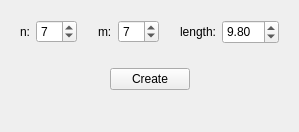
              <widget class="QWidget" name="page_17">
               <property name="geometry">
                <rect>
                 <x>0</x>
                 <y>0</y>
                 <width>299</width>
                 <height>132</height>
                </rect>
               </property>
               <attribute name="label">
                <string>Graphene</string>
               </attribute>
               <layout class="QVBoxLayout" name="verticalLayout_52">
                <item>
                 <widget class="QFrame" name="frame_81">
                  <property name="frameShape">
                   <enum>QFrame::NoFrame</enum>
                  </property>
                  <property name="frameShadow">
                   <enum>QFrame::Raised</enum>
                  </property>
                  <layout class="QHBoxLayout" name="horizontalLayout_76">
                   <item>
                    <widget class="QLabel" name="label_75">
                     <property name="text">
                      <string>n:</string>
                     </property>
                    </widget>
                   </item>
                   <item>
                    <widget class="QSpinBox" name="FormActionsPreLineGraphene_n">
                     <property name="value">
                      <number>7</number>
                     </property>
                    </widget>
                   </item>
                   <item>
                    <spacer name="horizontalSpacer_39">
                     <property name="orientation">
                      <enum>Qt::Horizontal</enum>
                     </property>
                     <property name="sizeHint" stdset="0">
                      <size>
                       <width>40</width>
                       <height>20</height>
                      </size>
                     </property>
                    </spacer>
                   </item>
                   <item>
                    <widget class="QLabel" name="label_76">
                     <property name="text">
                      <string>m:</string>
                     </property>
                    </widget>
                   </item>
                   <item>
                    <widget class="QSpinBox" name="FormActionsPreLineGraphene_m">
                     <property name="value">
                      <number>7</number>
                     </property>
                    </widget>
                   </item>
                   <item>
                    <spacer name="horizontalSpacer_40">
                     <property name="orientation">
                      <enum>Qt::Horizontal</enum>
                     </property>
                     <property name="sizeHint" stdset="0">
                      <size>
                       <width>40</width>
                       <height>20</height>
                      </size>
                     </property>
                    </spacer>
                   </item>
                   <item>
                    <widget class="QLabel" name="label_77">
                     <property name="text">
                      <string>length:</string>
                     </property>
                    </widget>
                   </item>
                   <item>
                    <widget class="QDoubleSpinBox" name="FormActionsPreLineGraphene_len">
                     <property name="minimumSize">
                      <size>
                       <width>0</width>
                       <height>24</height>
                      </size>
                     </property>
                     <property name="maximumSize">
                      <size>
                       <width>16777215</width>
                       <height>16777215</height>
                      </size>
                     </property>
                     <property name="locale">
                      <locale language="English" country="UnitedStates"/>
                     </property>
                     <property name="singleStep">
                      <double>0.500000000000000</double>
                     </property>
                     <property name="value">
                      <double>9.800000000000001</double>
                     </property>
                    </widget>
                   </item>
                  </layout>
                 </widget>
                </item>
                <item>
                 <widget class="QFrame" name="frame_84">
                  <property name="frameShape">
                   <enum>QFrame::NoFrame</enum>
                  </property>
                  <property name="frameShadow">
                   <enum>QFrame::Raised</enum>
                  </property>
                  <layout class="QHBoxLayout" name="horizontalLayout_75">
                   <item>
                    <spacer name="horizontalSpacer_42">
                     <property name="orientation">
                      <enum>Qt::Horizontal</enum>
                     </property>
                     <property name="sizeHint" stdset="0">
                      <size>
                       <width>40</width>
                       <height>20</height>
                      </size>
                     </property>
                    </spacer>
                   </item>
                   <item>
                    <widget class="QPushButton" name="FormActionsPreButGrapheneGenerate">
                     <property name="text">
                      <string>Create</string>
                     </property>
                    </widget>
                   </item>
                   <item>
                    <spacer name="horizontalSpacer_43">
                     <property name="orientation">
                      <enum>Qt::Horizontal</enum>
                     </property>
                     <property name="sizeHint" stdset="0">
                      <size>
                       <width>40</width>
                       <height>20</height>
                      </size>
                     </property>
                    </spacer>
                   </item>
                  </layout>
                 </widget>
                </item>
                <item>
                 <spacer name="verticalSpacer_14">
                  <property name="orientation">
                   <enum>Qt::Vertical</enum>
                  </property>
                  <property name="sizeHint" stdset="0">
                   <size>
                    <width>20</width>
                    <height>387</height>
                   </size>
                  </property>
                 </spacer>
                </item>
               </layout>
              </widget>
